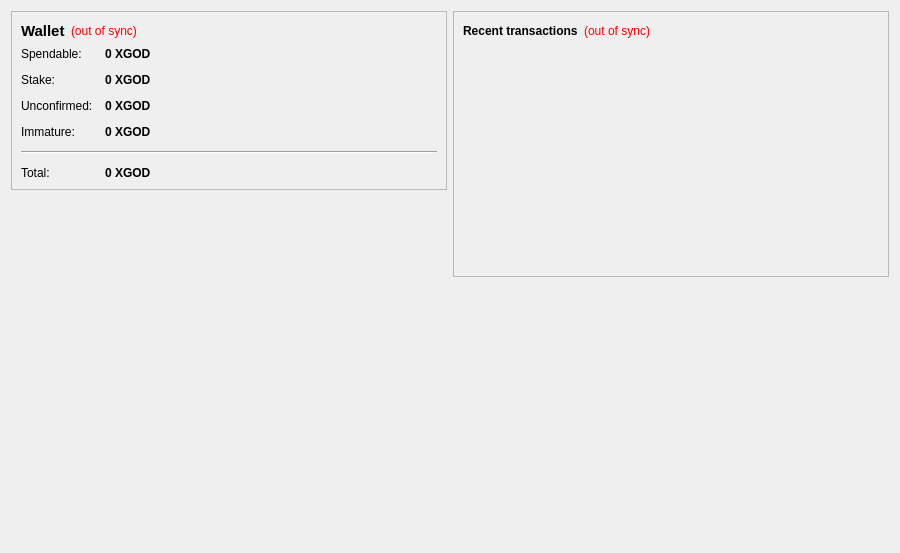
<?xml version="1.0" encoding="UTF-8"?>
<ui version="4.0">
 <class>OverviewPage</class>
 <widget class="QWidget" name="OverviewPage">
  <property name="geometry">
   <rect>
    <x>0</x>
    <y>0</y>
    <width>900</width>
    <height>553</height>
   </rect>
  </property>
  <property name="windowTitle">
   <string>Form</string>
  </property>
  <layout class="QHBoxLayout" name="horizontalLayout" stretch="1,1">
   <item>
    <layout class="QVBoxLayout" name="verticalLayout_2">
     <item>
      <widget class="QFrame" name="frame">
       <property name="frameShape">
        <enum>QFrame::StyledPanel</enum>
       </property>
       <property name="frameShadow">
        <enum>QFrame::Raised</enum>
       </property>
       <layout class="QVBoxLayout" name="verticalLayout_4">
        <item>
         <layout class="QHBoxLayout" name="horizontalLayout_4">
          <item>
           <widget class="QLabel" name="label_5">
            <property name="font">
             <font>
              <pointsize>11</pointsize>
              <weight>75</weight>
              <bold>true</bold>
             </font>
            </property>
            <property name="text">
             <string>Wallet</string>
            </property>
           </widget>
          </item>
          <item>
           <widget class="QLabel" name="labelWalletStatus">
            <property name="toolTip">
             <string>The displayed information may be out of date. Your wallet automatically synchronizes with the XgoxDark network after a connection is established, but this process has not completed yet.</string>
            </property>
            <property name="styleSheet">
             <string notr="true">QLabel { color: red; }</string>
            </property>
            <property name="text">
             <string notr="true">(out of sync)</string>
            </property>
            <property name="alignment">
             <set>Qt::AlignLeading|Qt::AlignLeft|Qt::AlignVCenter</set>
            </property>
           </widget>
          </item>
          <item>
           <spacer name="horizontalSpacer_2">
            <property name="orientation">
             <enum>Qt::Horizontal</enum>
            </property>
            <property name="sizeHint" stdset="0">
             <size>
              <width>40</width>
              <height>20</height>
             </size>
            </property>
           </spacer>
          </item>
         </layout>
        </item>
        <item>
         <layout class="QFormLayout" name="formLayout_2">
          <property name="fieldGrowthPolicy">
           <enum>QFormLayout::AllNonFixedFieldsGrow</enum>
          </property>
          <property name="horizontalSpacing">
           <number>12</number>
          </property>
          <property name="verticalSpacing">
           <number>12</number>
          </property>
          <item row="0" column="0">
           <widget class="QLabel" name="label">
            <property name="text">
             <string>Spendable:</string>
            </property>
           </widget>
          </item>
          <item row="0" column="1">
           <widget class="QLabel" name="labelBalance">
            <property name="font">
             <font>
              <weight>75</weight>
              <bold>true</bold>
             </font>
            </property>
            <property name="cursor">
             <cursorShape>IBeamCursor</cursorShape>
            </property>
            <property name="toolTip">
             <string>Your current spendable balance</string>
            </property>
            <property name="text">
             <string notr="true">0 XGOD</string>
            </property>
            <property name="textInteractionFlags">
             <set>Qt::LinksAccessibleByMouse|Qt::TextSelectableByKeyboard|Qt::TextSelectableByMouse</set>
            </property>
           </widget>
          </item>
          <item row="1" column="0">
           <widget class="QLabel" name="label_6">
            <property name="text">
             <string>Stake:</string>
            </property>
           </widget>
          </item>
          <item row="1" column="1">
           <widget class="QLabel" name="labelStake">
            <property name="font">
             <font>
              <weight>75</weight>
              <bold>true</bold>
             </font>
            </property>
            <property name="cursor">
             <cursorShape>IBeamCursor</cursorShape>
            </property>
            <property name="toolTip">
             <string>Total of coins that were staked, and do not yet count toward the current balance</string>
            </property>
            <property name="text">
             <string notr="true">0 XGOD</string>
            </property>
            <property name="textInteractionFlags">
             <set>Qt::LinksAccessibleByMouse|Qt::TextSelectableByKeyboard|Qt::TextSelectableByMouse</set>
            </property>
           </widget>
          </item>
          <item row="2" column="0">
           <widget class="QLabel" name="label_3">
            <property name="text">
             <string>Unconfirmed:</string>
            </property>
           </widget>
          </item>
          <item row="2" column="1">
           <widget class="QLabel" name="labelUnconfirmed">
            <property name="font">
             <font>
              <weight>75</weight>
              <bold>true</bold>
             </font>
            </property>
            <property name="cursor">
             <cursorShape>IBeamCursor</cursorShape>
            </property>
            <property name="toolTip">
             <string>Total of transactions that have yet to be confirmed, and do not yet count toward the current balance</string>
            </property>
            <property name="text">
             <string notr="true">0 XGOD</string>
            </property>
            <property name="textInteractionFlags">
             <set>Qt::LinksAccessibleByMouse|Qt::TextSelectableByKeyboard|Qt::TextSelectableByMouse</set>
            </property>
           </widget>
          </item>
          <item row="3" column="0">
           <widget class="QLabel" name="labelImmatureText">
            <property name="text">
             <string>Immature:</string>
            </property>
           </widget>
          </item>
          <item row="3" column="1">
           <widget class="QLabel" name="labelImmature">
            <property name="font">
             <font>
              <weight>75</weight>
              <bold>true</bold>
             </font>
            </property>
            <property name="toolTip">
             <string>Mined balance that has not yet matured</string>
            </property>
            <property name="text">
             <string notr="true">0 XGOD</string>
            </property>
            <property name="textInteractionFlags">
             <set>Qt::LinksAccessibleByMouse|Qt::TextSelectableByKeyboard|Qt::TextSelectableByMouse</set>
            </property>
           </widget>
          </item>
          <item row="4" column="0" colspan="2">
           <widget class="Line" name="line">
            <property name="orientation">
             <enum>Qt::Horizontal</enum>
            </property>
           </widget>
          </item>
          <item row="5" column="0">
           <widget class="QLabel" name="labelTotalText">
            <property name="text">
             <string>Total:</string>
            </property>
           </widget>
          </item>
          <item row="5" column="1">
           <widget class="QLabel" name="labelTotal">
            <property name="font">
             <font>
              <weight>75</weight>
              <bold>true</bold>
             </font>
            </property>
            <property name="cursor">
             <cursorShape>IBeamCursor</cursorShape>
            </property>
            <property name="toolTip">
             <string>Your current total balance</string>
            </property>
            <property name="text">
             <string notr="true">0 XGOD</string>
            </property>
            <property name="textInteractionFlags">
             <set>Qt::LinksAccessibleByMouse|Qt::TextSelectableByKeyboard|Qt::TextSelectableByMouse</set>
            </property>
           </widget>
          </item>
         </layout>
        </item>
       </layout>
      </widget>
     </item>
     <item>
      <spacer name="verticalSpacer">
       <property name="orientation">
        <enum>Qt::Vertical</enum>
       </property>
       <property name="sizeHint" stdset="0">
        <size>
         <width>20</width>
         <height>40</height>
        </size>
       </property>
      </spacer>
     </item>
     <item>
      <widget class="QLabel" name="label_2">
       <property name="autoFillBackground">
        <bool>true</bool>
       </property>
       <property name="text">
        <string/>
       </property>
       <property name="pixmap">
        <pixmap resource="../bitcoin.qrc">:/images/wallet</pixmap>
       </property>
       <property name="scaledContents">
        <bool>false</bool>
       </property>
       <property name="alignment">
        <set>Qt::AlignCenter</set>
       </property>
       <property name="margin">
        <number>0</number>
       </property>
      </widget>
     </item>
    </layout>
   </item>
   <item>
    <layout class="QVBoxLayout" name="verticalLayout_3">
     <item>
      <widget class="QFrame" name="frame_2">
       <property name="frameShape">
        <enum>QFrame::StyledPanel</enum>
       </property>
       <property name="frameShadow">
        <enum>QFrame::Raised</enum>
       </property>
       <layout class="QVBoxLayout" name="verticalLayout">
        <item>
         <layout class="QHBoxLayout" name="horizontalLayout_2">
          <item>
           <widget class="QLabel" name="label_4">
            <property name="text">
             <string>&lt;b&gt;Recent transactions&lt;/b&gt;</string>
            </property>
           </widget>
          </item>
          <item>
           <widget class="QLabel" name="labelTransactionsStatus">
            <property name="toolTip">
             <string>The displayed information may be out of date. Your wallet automatically synchronizes with the XgoxDark network after a connection is established, but this process has not completed yet.</string>
            </property>
            <property name="styleSheet">
             <string notr="true">QLabel { color: red; }</string>
            </property>
            <property name="text">
             <string notr="true">(out of sync)</string>
            </property>
            <property name="alignment">
             <set>Qt::AlignRight|Qt::AlignTrailing|Qt::AlignVCenter</set>
            </property>
           </widget>
          </item>
          <item>
           <spacer name="horizontalSpacer">
            <property name="orientation">
             <enum>Qt::Horizontal</enum>
            </property>
            <property name="sizeHint" stdset="0">
             <size>
              <width>40</width>
              <height>20</height>
             </size>
            </property>
           </spacer>
          </item>
         </layout>
        </item>
        <item>
         <widget class="QListView" name="listTransactions">
          <property name="styleSheet">
           <string notr="true">QListView { background: transparent; }</string>
          </property>
          <property name="frameShape">
           <enum>QFrame::NoFrame</enum>
          </property>
          <property name="verticalScrollBarPolicy">
           <enum>Qt::ScrollBarAlwaysOff</enum>
          </property>
          <property name="horizontalScrollBarPolicy">
           <enum>Qt::ScrollBarAlwaysOff</enum>
          </property>
          <property name="selectionMode">
           <enum>QAbstractItemView::NoSelection</enum>
          </property>
         </widget>
        </item>
       </layout>
      </widget>
     </item>
     <item>
      <spacer name="verticalSpacer_2">
       <property name="orientation">
        <enum>Qt::Vertical</enum>
       </property>
       <property name="sizeHint" stdset="0">
        <size>
         <width>20</width>
         <height>40</height>
        </size>
       </property>
      </spacer>
     </item>
    </layout>
   </item>
  </layout>
 </widget>
 <resources>
  <include location="../bitcoin.qrc"/>
 </resources>
 <connections/>
</ui>
